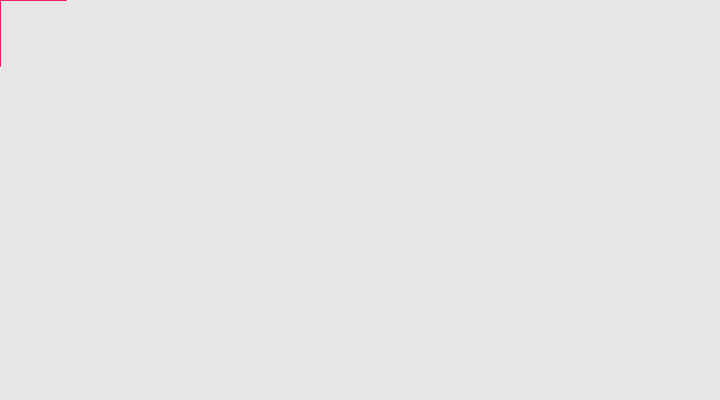
Frame 1 (no input)
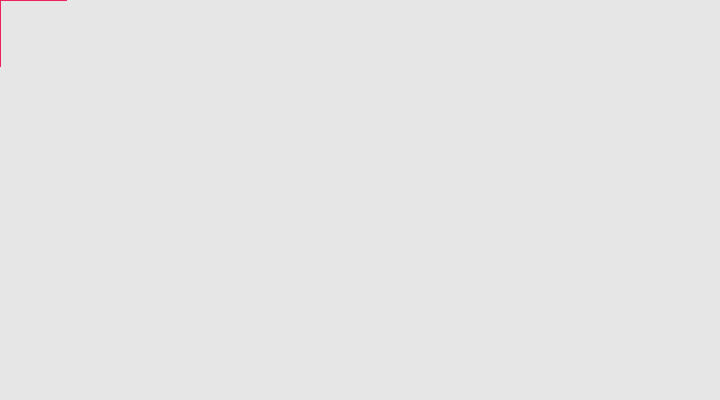
Frame 60 (no input)
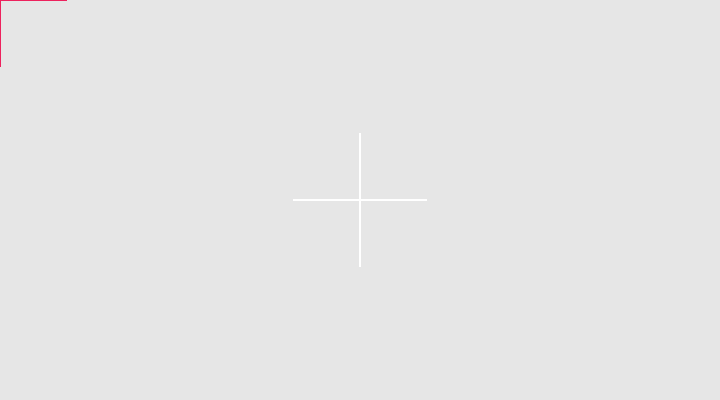
Frame 120 (the mouse pressed at the canvas centre since frame 60)

The p5.js sketch that drew these frames (run headless with seeded random() and noise() and a simulated clock; from frame 60 on, the mouse is pressed at the canvas centre):

// p5.js sketch
// ── sketch.js
function setup() {
  createCanvas(720, 400);
  background(230);
  strokeWeight(2);
}

function draw() {
  if (mouseIsPressed){
    stroke(255);
  }
  else {
    stroke(237,34,93);
  }
  line(mouseX-66, mouseY, mouseX+66, mouseY);
  line(mouseX, mouseY-66, mouseX, mouseY+66);
}
